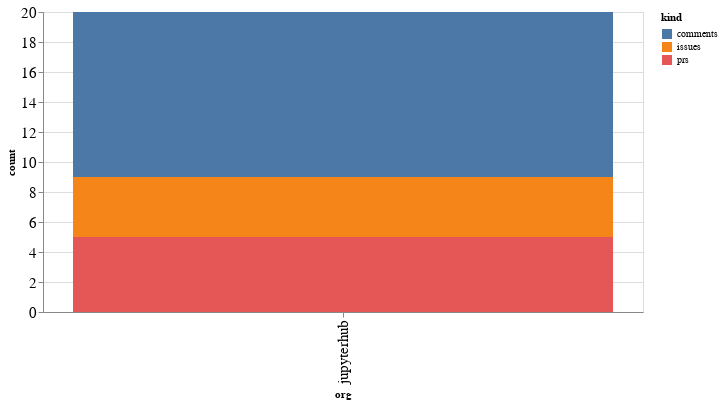

The code cell stored with this chart in its notebook:
### Code cell
alt.Chart(org_summaries, width=600).mark_bar().encode(
    x='org',
    y='count',
    color='kind',
    tooltip="org"
)

### Figure 1 — Vega-Lite specification as saved in the notebook (floating-point values rounded to 4 significant figures)
{"config": {"axisLeft": {"labelFontSize": 15}, "axisBottom": {"labelFontSize": 15}}, "data": {"name": "data-d2bfc1801de59024a08b36dc04c7f5fe"}, "mark": "bar", "encoding": {"color": {"type": "nominal", "field": "kind"}, "tooltip": {"type": "nominal", "field": "org"}, "x": {"type": "nominal", "field": "org"}, "y": {"type": "quantitative", "field": "count"}}, "width": 600, "$schema": "https://vega.github.io/schema/vega-lite/v4.8.1.json", "datasets": {"data-d2bfc1801de59024a08b36dc04c7f5fe": [{"org": "jupyterhub", "kind": "comments", "count": 11}, {"org": "jupyterhub", "kind": "issues", "count": 4}, {"org": "jupyterhub", "kind": "prs", "count": 5}]}}
